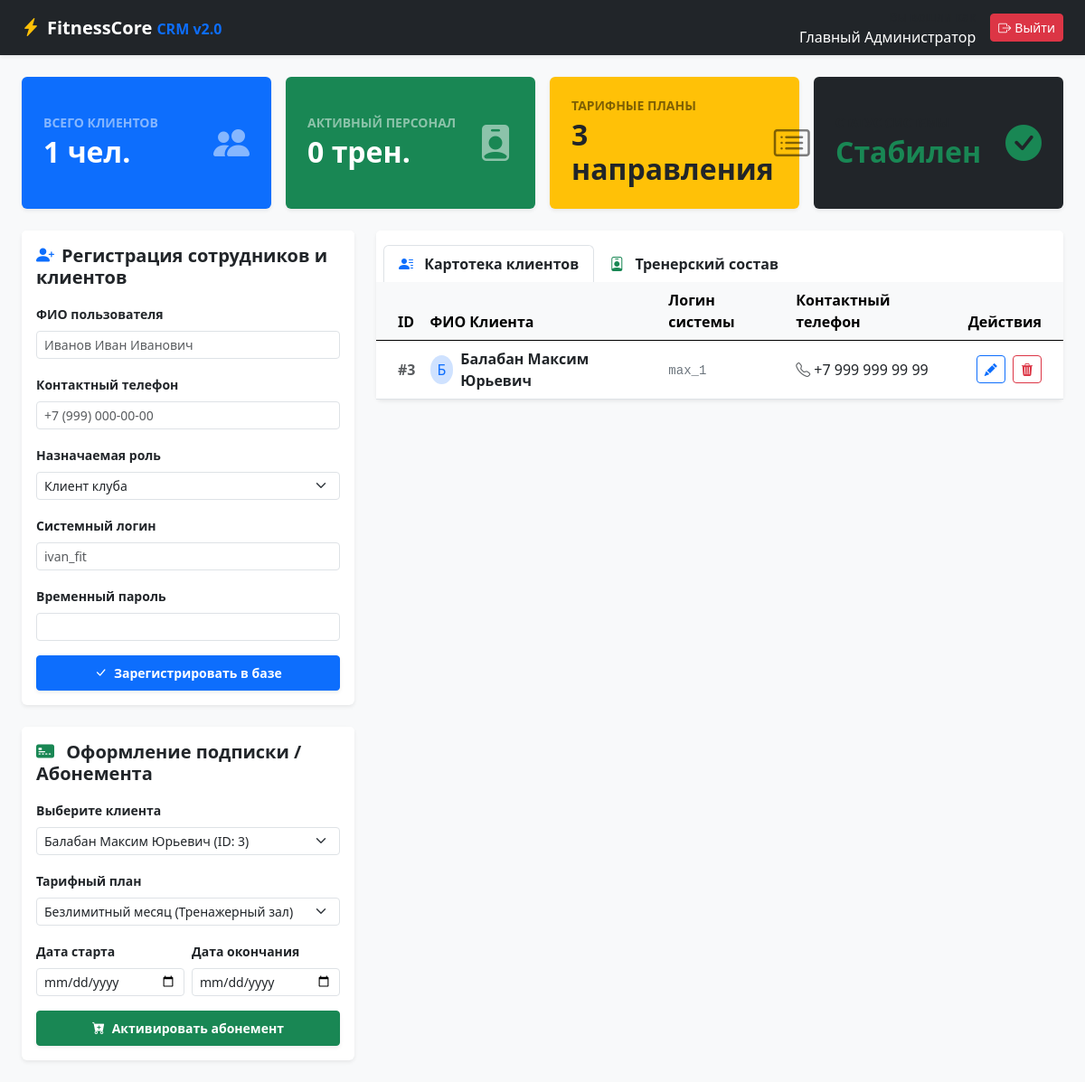
The page /admin/dashboard (signed in) on the database its author committed.
### tables this page shows
CREATE TABLE users (
            id INTEGER PRIMARY KEY AUTOINCREMENT,
            username TEXT UNIQUE NOT NULL,
            password TEXT NOT NULL,
            role TEXT NOT NULL, -- admin, client, trainer
            full_name TEXT NOT NULL,
            phone TEXT
        );

### app.py (the view)
@app.route('/admin/dashboard')
def admin_dashboard():
    if 'user_id' not in session or session['role'] != 'admin':
        return redirect(url_for('login'))
    conn = get_db_connection()
    clients = conn.execute("SELECT * FROM users WHERE role = 'client'").fetchall()
    trainers = conn.execute("SELECT * FROM users WHERE role = 'trainer'").fetchall()
    conn.close()
    return render_template('admin_dashboard.html', clients=clients, trainers=trainers)

### app.py (called while the page is built)
def get_db_connection():
    conn = sqlite3.connect(DATABASE)
    conn.row_factory = sqlite3.Row  # Обращение к полям базы по именам колонок
    return conn

### templates/admin_dashboard.html (shortened to what this page needs)
<!DOCTYPE html>
<html lang="ru">
<head>
    <link href="https://cdn.jsdelivr.net/npm/bootstrap@5.3.0/dist/css/bootstrap.min.css" rel="stylesheet">
    <link rel="stylesheet" href="https://cdn.jsdelivr.net/npm/bootstrap-icons@1.11.0/font/bootstrap-icons.css">
</head>
<body class="bg-light">
    <nav class="navbar navbar-expand-lg navbar-dark bg-dark shadow-sm">
        <div class="container-fluid px-4">
            <a class="navbar-brand d-flex align-items-center" href="#">
                <i class="bi bi-lightning-charge-fill text-warning me-2"></i>
                <span class="fw-bold tracking-tight">FitnessCore <span class="text-primary fs-6">CRM v2.0</span></span>
            </a>
            <div class="navbar-nav ms-auto align-items-center">
                <div class="d-none d-md-block text-end me-3">
                    <small class="text-muted d-block">Вы вошли как</small>
                    <span class="text-white fw-medium">{{ session['full_name'] }}</span>
                </div>
                <a class="btn btn-danger btn-sm d-flex align-items-center gap-1" href="{{ url_for('logout') }}">
                    <i class="bi bi-box-arrow-right"></i> Выйти
                </a>
            </div>
        </div>
    </nav>
    <div class="container-fluid p-4">
        <div class="row g-3 mb-4">
            <div class="col-md-4 col-xl-3">
                <div class="card border-0 shadow-sm bg-primary text-white h-100">
                    <div class="card-body d-flex align-items-center justify-content-between p-4">
                        <div>
                            <h6 class="text-uppercase fw-bold text-white-50 small mb-1">Всего клиентов</h6>
                            <h2 class="fw-bold mb-0">{{ clients|length }} чел.</h2>
                        </div>
                        <div class="fs-1 text-white-50"><i class="bi bi-people-fill"></i></div>
                    </div>
                </div>
            </div>
            <div class="col-md-4 col-xl-3">
                <div class="card border-0 shadow-sm bg-success text-white h-100">
                    <div class="card-body d-flex align-items-center justify-content-between p-4">
                        <div>
                            <h6 class="text-uppercase fw-bold text-white-50 small mb-1">Активный персонал</h6>
                            <h2 class="fw-bold mb-0">{{ trainers|length }} трен.</h2>
                        </div>
                        <div class="fs-1 text-white-50"><i class="bi bi-person-badge-fill"></i></div>
                    </div>
                </div>
            </div>
            <div class="col-md-4 col-xl-3">
                <div class="card border-0 shadow-sm bg-warning text-dark h-100">
                    <div class="card-body d-flex align-items-center justify-content-between p-4">
                        <div>
                            <h6 class="text-uppercase fw-bold text-black-50 small mb-1">Тарифные планы</h6>
                            <h2 class="fw-bold mb-0">3 направления</h2>
                        </div>
                        <div class="fs-1 text-black-50"><i class="bi bi-card-list"></i></div>
                    </div>
                </div>
            </div>
            <div class="col-md-12 col-xl-3">
                <div class="card border-0 shadow-sm bg-dark text-white h-100">
                    <div class="card-body d-flex align-items-center justify-content-between p-4">
                        <div>
                            <h6 class="text-uppercase fw-bold text-muted small mb-1">Статус системы</h6>
                            <h2 class="fw-bold text-success mb-0">Стабилен</h2>
                        </div>
                        <div class="fs-1 text-muted"><i class="bi bi-check-circle-fill text-success"></i></div>
                    </div>
                </div>
            </div>
        </div>
        <div class="row g-4">
            <div class="col-xl-4">
                <div class="card border-0 shadow-sm mb-4">
                    <div class="card-header bg-white border-0 py-3">
                        <h5 class="card-title mb-0 fw-bold text-dark">
                            <i class="bi bi-person-plus-fill text-primary me-2"></i>Регистрация сотрудников и клиентов
                        </h5>
                    </div>
                    <div class="card-body pt-0">
                        <form action="{{ url_for('add_user') }}" method="POST">
                            <div class="mb-3">
                                <label class="form-label small fw-bold">ФИО пользователя</label>
                                <input type="text" class="form-control form-control-sm" name="full_name" placeholder="Иванов Иван Иванович" required>
                            </div>
                            <div class="mb-3">
                                <label class="form-label small fw-bold">Контактный телефон</label>
                                <input type="text" class="form-control form-control-sm" name="phone" placeholder="+7 (999) 000-00-00">
                            </div>
                            <div class="mb-3">
                                <label class="form-label small fw-bold">Назначаемая роль</label>
                                <select class="form-select form-select-sm" name="role" required>
                                    <option value="client">Клиент клуба</option>
                                </select>
                            </div>
                            <div class="mb-3">
                                <label class="form-label small fw-bold">Системный логин</label>
                                <input type="text" class="form-control form-control-sm" name="username" placeholder="ivan_fit" required autocomplete="off">
                            </div>
                            <div class="mb-3">
                                <label class="form-label small fw-bold">Временный пароль</label>
                                <input type="password" class="form-control form-control-sm" name="password" required>
                            </div>
                            <button type="submit" class="btn btn-primary btn-sm w-100 fw-bold py-2 shadow-sm">
                                <i class="bi bi-check-lg me-1"></i> Зарегистрировать в базе
                            </button>
                        </form>
                    </div>
                </div>
                <div class="card border-0 shadow-sm">
                    <div class="card-header bg-white border-0 py-3">
                        <h5 class="card-title mb-0 fw-bold text-dark">
                            <i class="bi bi-credit-card-2-front-fill text-success me-2"></i> Оформление подписки / Абонемента
                        </h5>
                    </div>
                    <div class="card-body pt-0">
                        <form action="{{ url_for('sell_subscription') }}" method="POST">
                            <div class="mb-3">
                                <label class="form-label small fw-bold">Выберите клиента</label>
                                <select class="form-select form-select-sm" name="client_id" required>
                                    {% for client in clients %}
                                        <option value="{{ client['id'] }}">{{ client['full_name'] }} (ID: {{ client['id'] }})</option>
                                    {% else %}
                                        <option disabled>Сначала зарегистрируйте клиентов</option>
                                    {% endfor %}
                                </select>
                            </div>
                            <div class="mb-3">
                                <label class="form-label small fw-bold">Тарифный план</label>
                                <select class="form-select form-select-sm" name="tariff_name" required>
                                    <option value="Безлимитный месяц (Тренажерный зал)">Безлимитный месяц (Тренажерный зал)</option>
                                </select>
                            </div>
                            <div class="row g-2 mb-3">
                                <div class="col-6">
                                    <label class="form-label small fw-bold">Дата старта</label>
                                    <input type="date" class="form-control form-control-sm" name="start_date" required>
                                </div>
                                <div class="col-6">
                                    <label class="form-label small fw-bold">Дата окончания</label>
                                    <input type="date" class="form-control form-control-sm" name="end_date" required>
                                </div>
                            </div>
                            <button type="submit" class="btn btn-success btn-sm w-100 fw-bold py-2 shadow-sm">
                                <i class="bi bi-cart-plus-fill me-1"></i> Активировать абонемент
                            </button>
                        </form>
                    </div>
                </div>
            </div>
            <div class="col-xl-8">
                <div class="card border-0 shadow-sm">
                    <div class="card-header bg-white border-0 pt-3">
                        <ul class="nav nav-tabs card-header-tabs" id="crmTabs" role="tablist">
                            <li class="nav-item" role="presentation">
                                <button class="nav-link active fw-bold text-dark" id="clients-tab" data-bs-toggle="tab" data-bs-target="#clients-panel" type="button" role="tab">
                                    <i class="bi bi-person-lines-fill text-primary me-2"></i> Картотека клиентов
                                </button>
                            </li>
                            <li class="nav-item" role="presentation">
                                <button class="nav-link fw-bold text-dark" id="trainers-tab" data-bs-toggle="tab" data-bs-target="#trainers-panel" type="button" role="tab">
                                    <i class="bi bi-person-badge text-success me-2"></i> Тренерский состав
                                </button>
                            </li>
                        </ul>
                    </div>
                    <div class="card-body tab-content p-0">
                        <div class="tab-pane fade show active" id="clients-panel" role="tabpanel">
                            <div class="table-responsive">
                                <table class="table table-hover align-middle mb-0">
                                    <thead class="table-light border-0">
                                        <tr>
                                            <th class="ps-4">ID</th>
                                            <th>ФИО Клиента</th>
                                            <th>Логин системы</th>
                                            <th>Контактный телефон</th>
                                            <th class="pe-4 text-end">Действия</th>
                                        </tr>
                                    </thead>
                                    <tbody>
                                        {% for client in clients %}
                                        <tr>
                                            <td class="ps-4 text-muted fw-bold">#{{ client['id'] }}</td>
                                            <td>
                                                <div class="d-flex align-items-center">
                                                    <div class="bg-primary-subtle text-primary rounded-circle px-2 py-1 me-2 font-weight-bold">
                                                        {{ client['full_name'][0] }}
                                                    </div>
                                                    <div class="fw-bold text-dark">{{ client['full_name'] }}</div>
                                                </div>
                                            </td>
                                            <td><code class="text-secondary">{{ client['username'] }}</code></td>
                                            <td><i class="bi bi-telephone text-muted me-1"></i>{{ client['phone'] or '—' }}</td>
                                            <td class="pe-4 text-end">
                                                <button type="button" class="btn btn-outline-primary btn-sm me-1" data-bs-toggle="modal" data-bs-target="#editUserModal{{ client['id'] }}">
                                                    <i class="bi bi-pencil-fill"></i>
                                                </button>
                                                <a href="{{ url_for('delete_user', user_id=client['id']) }}" class="btn btn-outline-danger btn-sm" onclick="return confirm('Вы уверены, что хотите полностью удалить клиента {{ client['full_name'] }} и все его абонементы?');">
                                                    <i class="bi bi-trash3-fill"></i>
                                                </a>
                                            </td>
                                        </tr>
                                        {% else %}
                                        <tr>
                                            <td colspan="5" class="text-center text-muted py-4">Клиенты в базе данных не обнаружены</td>
                                        </tr>
                                        {% endfor %}
                                    </tbody>
                                </table>
                            </div>
                        </div>
                    </div>
                </div>
            </div>
        </div>
    </div>
</body>
</html>

### rows shown on the page
users: id "3", full_name "Б", full_name "Балабан Максим Юрьевич", username "max_1", phone "+7 999 999 99 99"

### other values the page prints
{{ session['full_name'] }} "Главный Администратор"
{{ clients|length }} "1"
{{ trainers|length }} "0"
form field client_id "Балабан Максим Юрьевич (ID: 3)"
